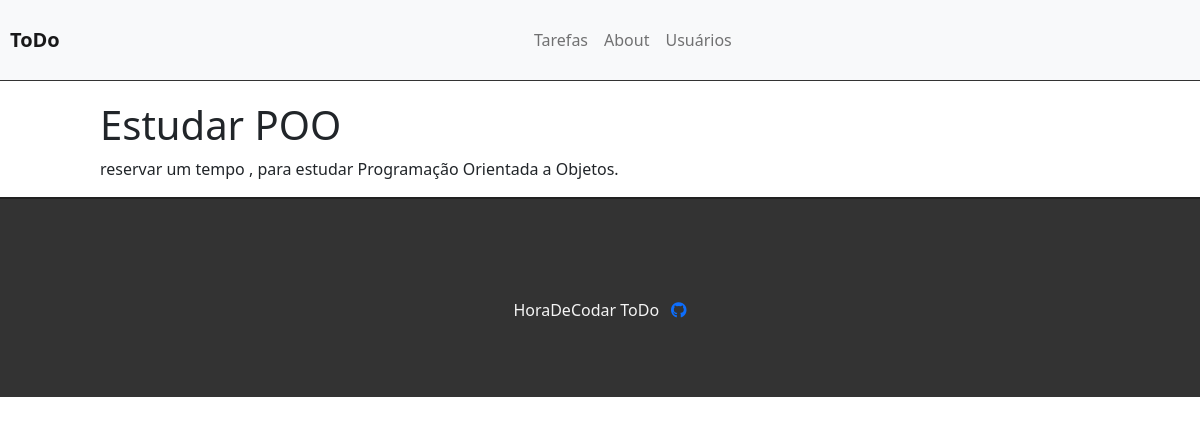
/task/3, run on the app's committed database.
### tasks/models.py (models this page shows, shortened)
class Task(models.Model):
    STATUS = (
        ('doing','Doing'),
        ('done','Done')
    )
    title = models.CharField(max_length = 255)
    description = models.TextField()
    done = models.CharField(
        max_length=5,
        choices = STATUS
        )
    created_at = models.DateTimeField(auto_now_add=True)
    updated_at = models.DateTimeField(auto_now=True)

### tasks/views.py (the view)
# urls.py: path('task/<int:id>',views.taskView,name='task-view'),
def taskView(request,id):
    task = get_object_or_404(Task,pk=id)
    return render (request,'tasks/task.html',{'task':task})

### tasks/templates/tasks/task.html (shortened to what this page needs)
{% extends 'base.html' %}
{% block content %}
<div class="offset-1 col-10 list-div">
    <h1> {{task.title}} </h1>
    <p> {{task.description}} </p>
</div>
{% endblock %}

### tasks/static/css/style.css (style rules this page uses)
.list-div { padding:0; }

### data on the page
Task: title "Estudar POO", description "reservar um tempo , para estudar Programação Orientada a Objetos."
